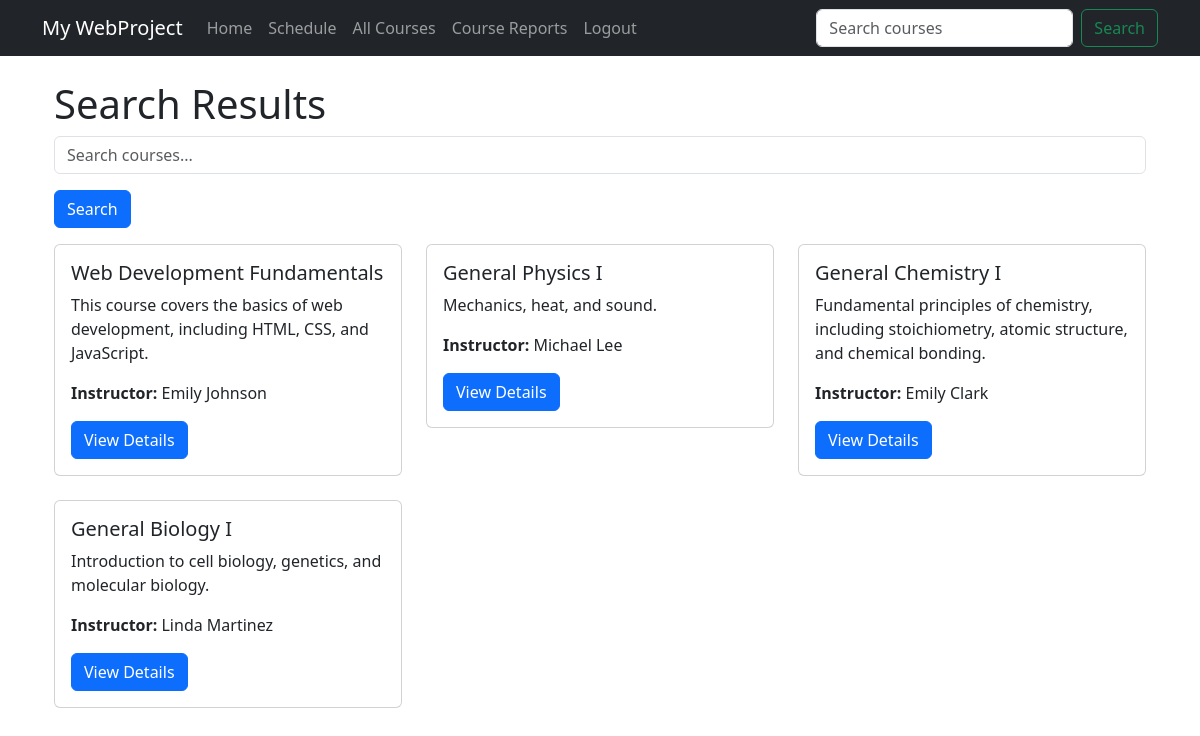
The page /courses/search/ (signed in) on the database as committed earlier.
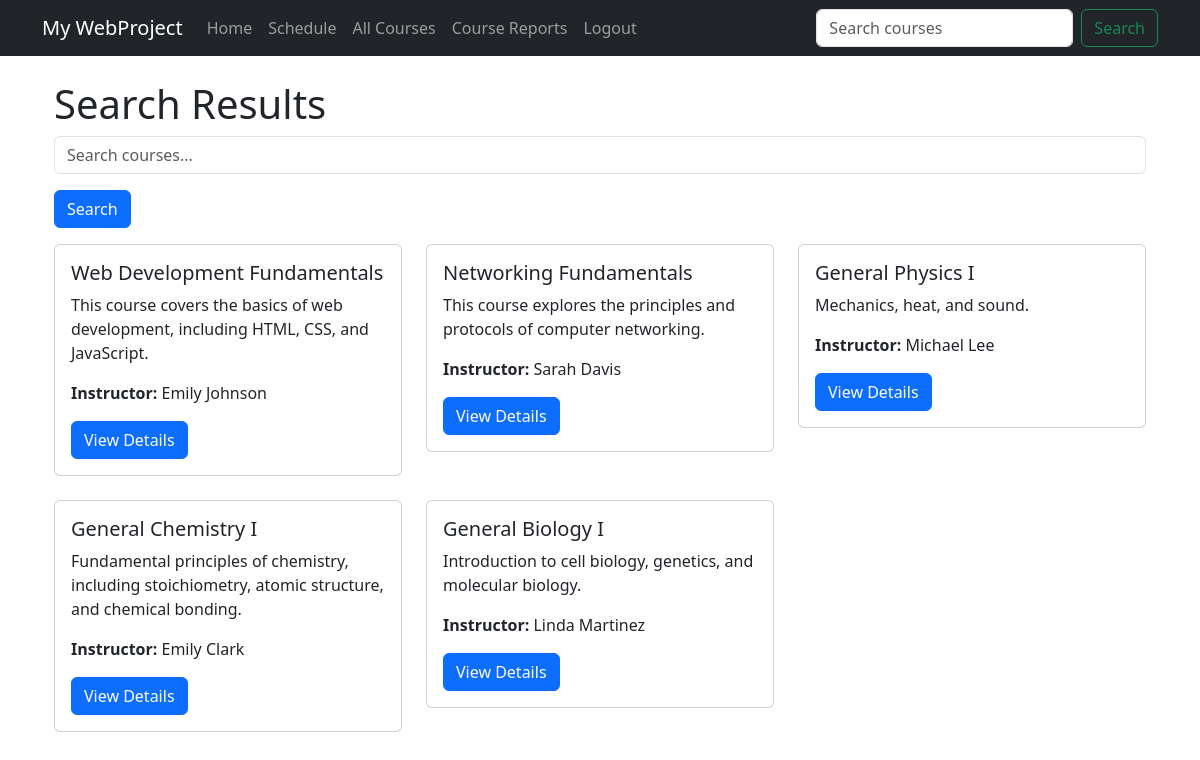
The same page on the database as committed later.
### courses/models.py (models this page shows, shortened)
class Course(models.Model):
    course_code = models.CharField(max_length=20)
    course_name = models.CharField(max_length=100)
    instructor_name = models.CharField(max_length=100)
    description = models.TextField()
    capacity = models.PositiveIntegerField()
    enrollment_count = models.PositiveIntegerField(default=0)
    prerequisites = models.ManyToManyField('self', symmetrical=False, blank=True)

### courses/views.py (the view)
# urls.py: path('search/', views.course_search_view, name='course_search'),
def course_search_view(request):
    query = request.GET.get('q')
    if query:
        courses = Course.objects.filter(
            Q(course_code__icontains=query) |
            Q(course_name__icontains=query) |
            Q(instructor_name__icontains=query)
        )
    else:
        courses = Course.objects.all()
    if request.user.is_authenticated and hasattr(request.user, 'student'):
        student = request.user.student
        courses = filter_courses_by_prerequisites(courses, student)
    return render(request, 'courses/courses_list.html', {'courses': courses})

### courses/views.py (called while the page is built)
def filter_courses_by_prerequisites(courses, student):
    eligible_courses = []
    for course in courses:
        prerequisites = course.prerequisites.all()
        if all(prerequisite in student.completed_courses.all() for prerequisite in prerequisites):
            eligible_courses.append(course)
    return eligible_courses

### templates/courses/courses_list.html (shortened to what this page needs)
{% extends 'base.html' %}
{% block content %}
<div class="container mt-4">
    <h1>Search Results</h1>
    <form method="GET" action="{% url 'course_search' %}">
        <input type="text" name="q" class="form-control" placeholder="Search courses..." value="{{ request.GET.q }}">
        <button type="submit" class="btn btn-primary mt-3">Search</button>
    </form>
    <div class="row mt-3">
        {% for course in courses %}
            <div class="col-md-4 mb-4">
                <div class="card">
                    <div class="card-body">
                        <h5 class="card-title font-weight-bold">{{ course.course_name }}</h5>
                        <p class="card-text">{{ course.description }}</p>
                        <p class="card-text"><strong>Instructor:</strong> {{ course.instructor_name }}</p>
                        <a href="{% url 'course_detail' course.id %}" class="btn btn-primary">View Details</a>
                    </div>
                </div>
            </div>
        {% empty %}
            <p>No courses found.</p>
        {% endfor %}
    </div>
</div>
{% endblock %}

Rows that differ between the two databases and show on the page:
now on this page (row edited): Course: course_name "Networking Fundamentals", description "This course explores the principles and protocols of computer networking.", instructor_name "Sarah Davis"
